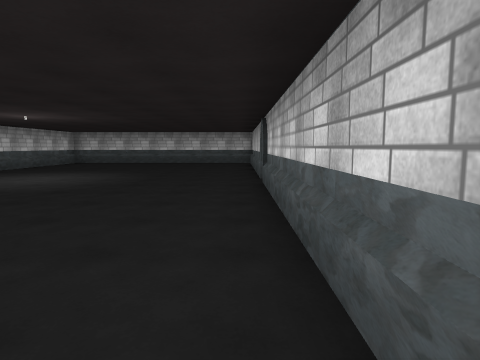
View 1 (above)

19 first-person views from a walk through a scene from a Unity 3-D project. The camera is 1.5 m above the floor, tilts 6° down and sees 75° across. The floor is counted in squares, 2 m on a side. Each view is taken from the middle of a square. On the plan, view 1 faces up. The plan holds only what a view shows up to about 10 squares ahead; the rest is blank. The place goes on beyond the plan. The player character is not drawn. Some surface patterns are stand-ins.

View 2
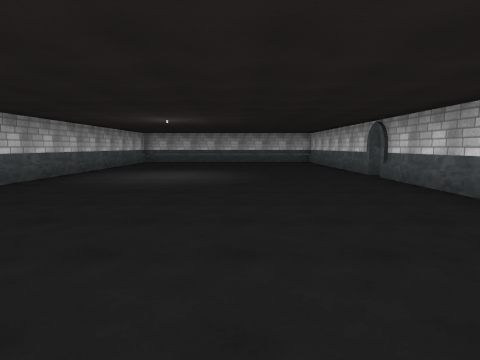

View 3
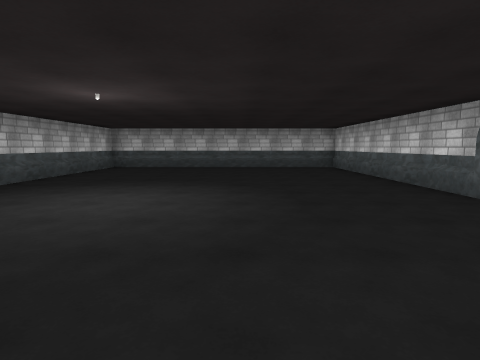

View 4
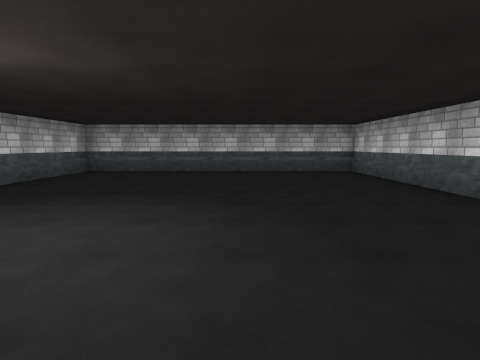

View 5
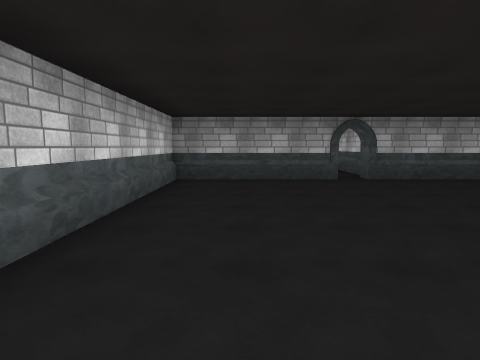

View 6
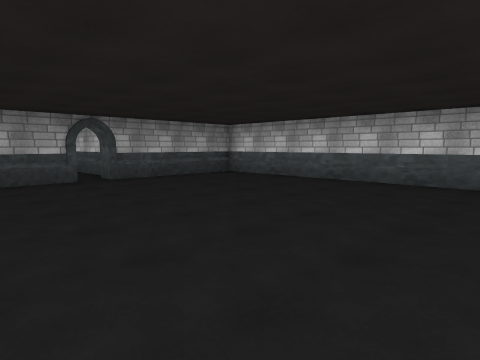

View 7
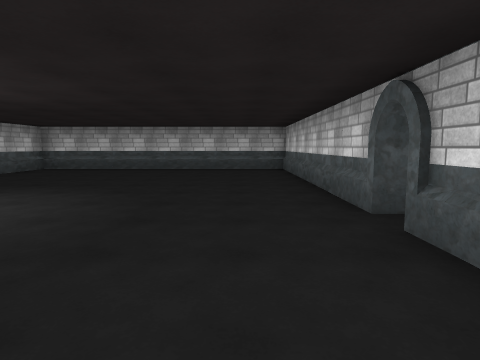

View 8
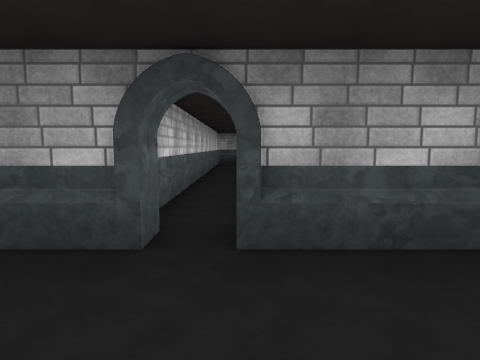

View 9
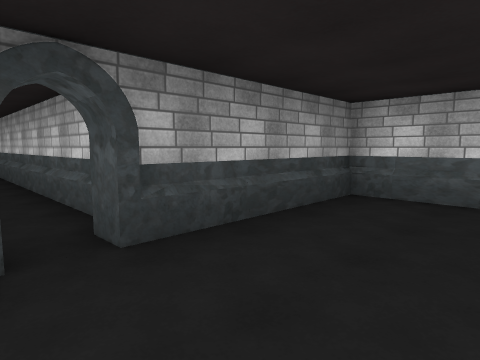

View 10
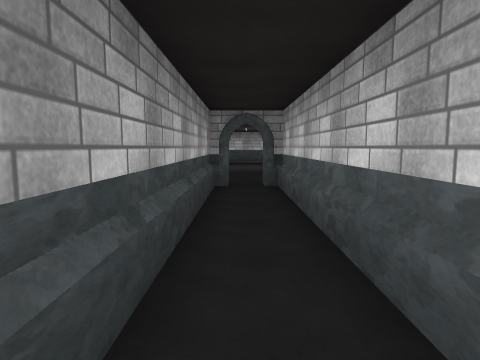

View 11
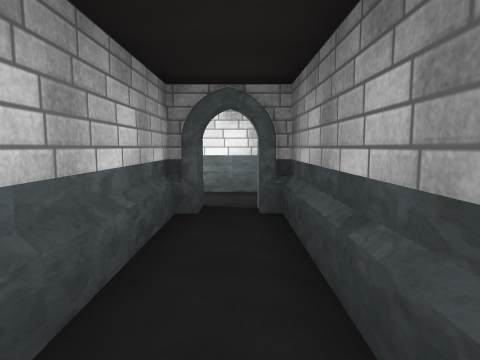

View 12
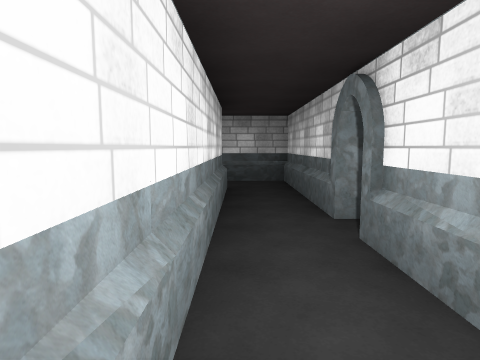

View 13
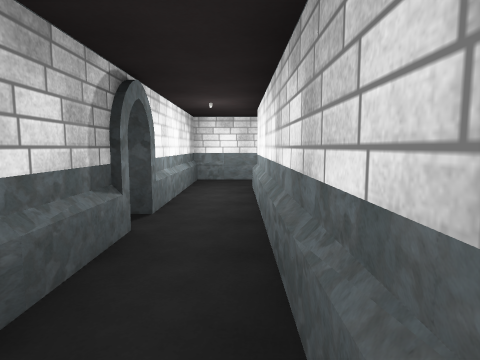

View 14
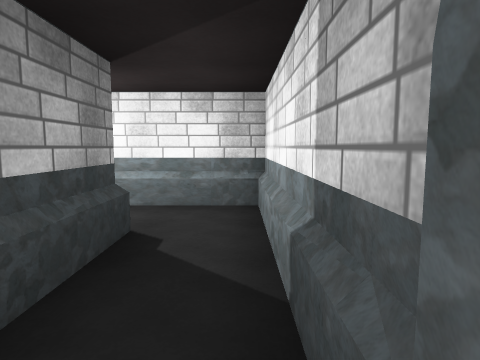

View 15
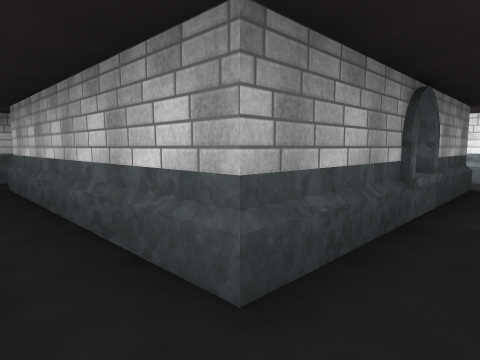

View 16
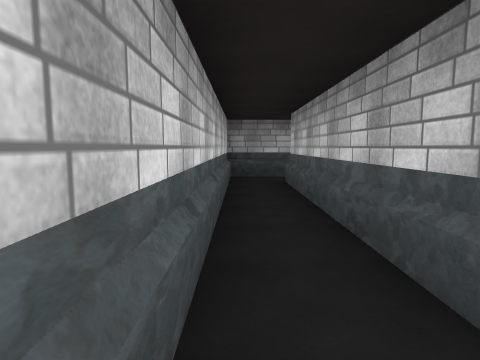

View 17
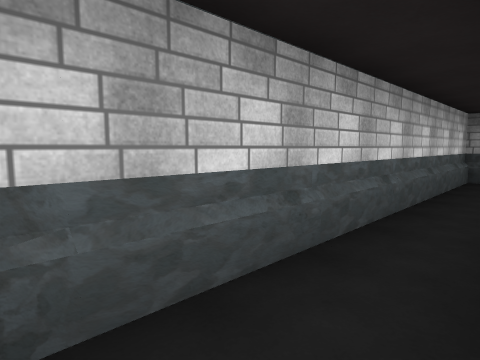

View 18
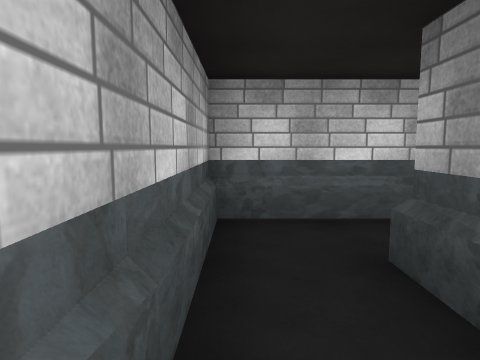

View 19
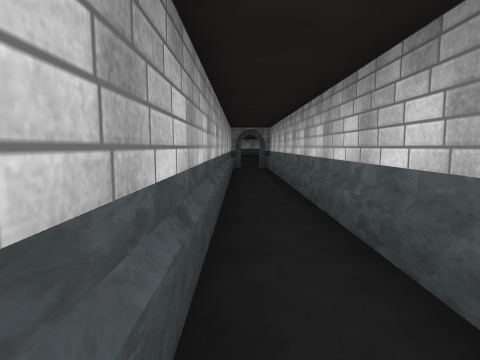

### Floor plan
Ten units are one square. View 1 is at (0, 0); x grows to the right and y downward. Boxes are objects, and circles mark ways between rooms. Rooms are numbered by the first view taken in them; rooms with no view inside come last. Other rooms are left out.
<svg viewBox="-83 -153 251 294">
<path fill="none" stroke="#000" d="M6 -75 6 -148 -78 -148 -78 23 -40 23M-33 29 -33 23 6 23 6 -69M75 -78 10 -78M93 -64 93 -99M10 -69 10 -64 75 -64 75 -68 79 -68M10 -75 6 -75M96 -113 79 -113 79 -75 75 -75M93 -44 93 -64M79 -68 79 -29 95 -29M117 -113 96 -113M93 -99 149 -99 149 -42M163 -44 163 -113 134 -113M-29 129 -29 38M-43 34 -43 136"/>
<circle cx="10" cy="-70" r="3" fill="#2a7"/>
<circle cx="90" cy="-55" r="3" fill="#2a7"/>
<circle cx="105" cy="-110" r="3" fill="#2a7"/>
<text x="-40" y="-60">1</text>
<text x="60" y="-70">2</text>
<text x="90" y="-50">3</text>
<text x="140" y="-110">4</text>
<text x="-40" y="100">5</text>
</svg>
Room 1 opens to room 2. Room 2 opens to room 3. Room 2 opens to room 4.

Where each view was taken, in squares from view 1:
view 1: 0 up, 0 right, facing up
view 2: 1 down, 3 left, facing up
view 3: 3 up, 3 left, facing up
view 4: 5 up, 3 left, facing up
view 5: 5 up, 1 left, facing down
view 6: 5 up, 1 left, facing down-left
view 7: 4 up, 1 left, facing up
view 8: 0 up, 4 left, facing down
view 9: 0 up, 3 left, facing down-left
view 10: 7 up, 7 right, facing left
view 11: 7 up, 4 right, facing right
view 12: 10 up, 9 right, facing down
view 13: 4 up, 9 right, facing up
view 14: 11 up, 12 right, facing left
view 15: 11 up, 16 right, facing down-left
view 16: 11 up, 16 right, facing down
view 17: 11 up, 15 right, facing down-right
view 18: 11 up, 13 right, facing right
view 19: 14 down, 4 left, facing up
